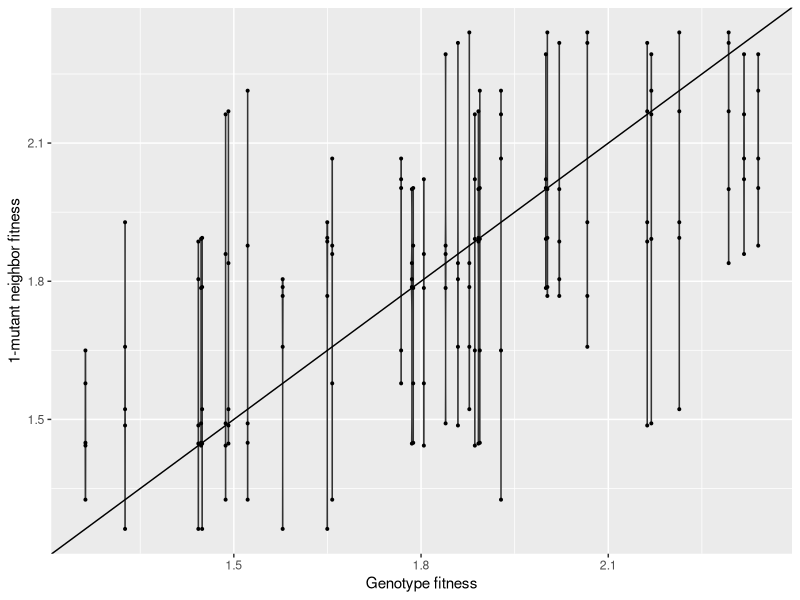
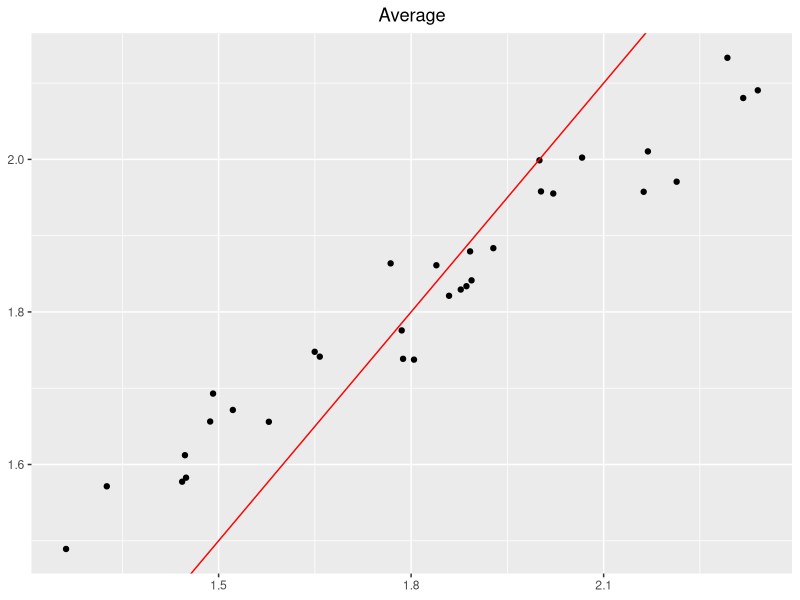
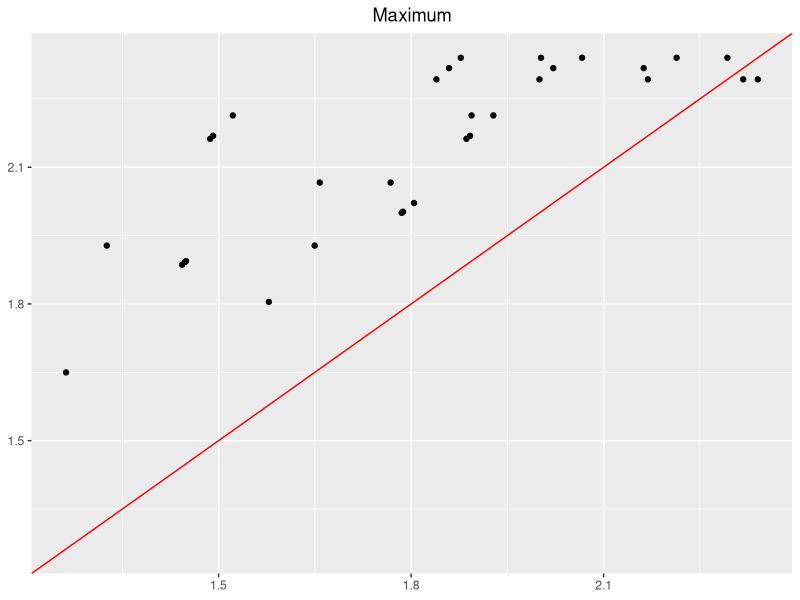
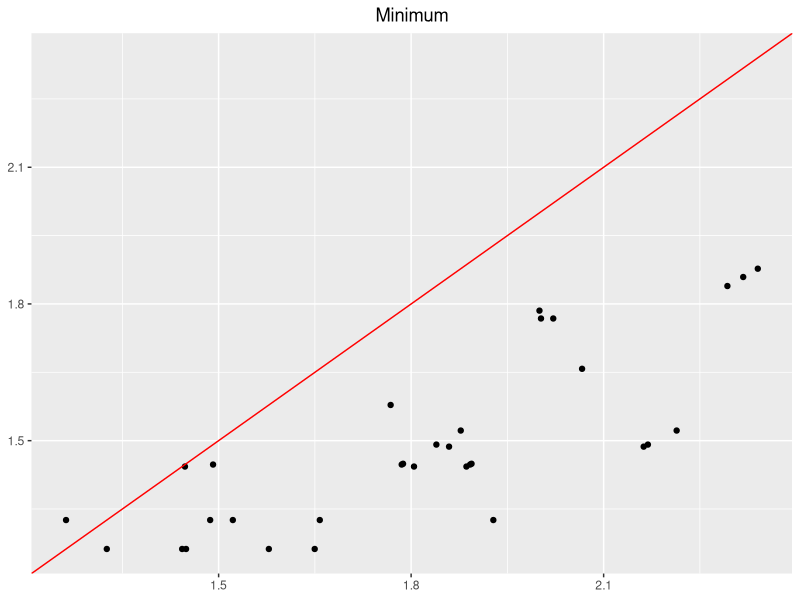

Recreate these plots in R, in order.
library(ggplot2)
library(ggpubr)
library(GGally)
library(tidyverse)

localoptimalmatrix <- matrix(NA, ncol = 7, nrow = 800000)
colnames(localoptimalmatrix) <- c("genome_size","fn","fd","sample_size","local_optima","k","local_optima_strict")
pawnpower <- 1

for (n in c(5)) {
  for (fd in c(0.5)) {
    for (k in c(1)) {
      #n <- 5 #genome size
      #k <- 1
      m <- 3000 #genotypes sample
      #fd <- 0.2 #lethal fraction
      fn <- 0.3 #neutral fraction
      fb <- 1 - fd -fn #beneficial fraction
      wref <- 2 #reference reproductivity
      
      dummysize <- (2^(k+1))*(2+k)*n*5
      numb_fd <- floor(dummysize*fd)
      numb_fn <- floor(dummysize*fn)
      numb_fb <- dummysize - numb_fn - numb_fd
      b_lambda <- 4*n
      d_lambda <- b_lambda
      dummy <- -rexp(dummysize,d_lambda) #negative exponential distribution
      dummydeleterious <- dummy[which(dummy > -1)] #select only values > -1
      
      #sample genotypes
      genotype_pool <- matrix(sample(0:1, n * m, replace = TRUE), m, n)
      genotype_pool <- as.data.frame(genotype_pool)
      genotype_pool <- genotype_pool %>% distinct() #select only unique rows
      
      
      #calculate fitness of each
      genotype_pool <- t(genotype_pool)
      
      #repeat k position at the end of genes to calculate epistasis
      genotype_pool_withK <- rbind(genotype_pool,genotype_pool[1:k,])
      
      bishop <- 1
      for (bishop in 1:20) {
      # define that fitness is neutral only when itself and all k are off, otherwise not
      s <- array(NA, c(2^(k+1),2+k,n))
      colnames(s) <- c(as.character(1:(k+1)),"fitness_value")
      s[,1:(k+1),] <- rep(as.matrix(expand.grid(rep(list(0:1), k+1))),n) #assign boolean k
      s[1,k+2,] <- rep(0,n) + 1 #assign normal fitness (all other k are 0) 
      dummypool <- c(dummydeleterious[1:numb_fd],
                     rexp(numb_fb,b_lambda),
                     rep(numb_fn,0))
      s[2:(2^(k+1)),k+2,] <- sample(dummypool, size = (n*length(2:(2^(k+1))))) + 1

      #fitness of each position after epistasis
      current_fitness_all_position_after_k <- matrix(nrow = n, ncol = ncol(genotype_pool))
      for (i in 1:n) {
        f_adj_matrix <- s[,,i]
        for (j in 1:ncol(genotype_pool)) {
          current_case <- which(colSums(t(f_adj_matrix[,1:(k+1), drop = F]) == genotype_pool_withK[c((i+1):(i+k),i),j])==(k+1))
          #current_case <- which(apply(as.matrix(f_adj_matrix[,1:(k+1)], ncol=(k+1)), 1, function(x) any(x != genotype_pool_withK[c((i+1):(i+k),i),j]) == F))
          current_fitness_all_position_after_k[i,j] <- f_adj_matrix[current_case,k+2]
        }
      }
      
      current_fitness <- wref*apply(current_fitness_all_position_after_k,2,prod)
      
      #calculate fitness of neighbors (1 mutation away for the chosen genotype), 1 genotype has n neighbors
      genotype_pool <- as.matrix(genotype_pool)
      neighbors <- list()
      neighbors_fitness <- matrix(nrow = n, ncol = ncol(genotype_pool))
      for (i in 1:length(current_fitness)) {
        tab <- matrix(nrow = n, ncol = n)
        for (j in 1:n) {
          
          #take genotype i
          mut <- genotype_pool[,i]
          
          #mutate position j
          mut[j] <- 1 - mut[j] 
          
          #save in column j of matrix tab
          tab[,j] <- mut 
          
        }
        
        #matrix store all neighbor mutation of Genotype i from genotype_pool
        #each column = 1 neighbor
        neighbors[[i]] <- tab 
        
        #repeat k position at the end of genes to calculate epistasis
        tab_withK <- rbind(tab,tab[1:k,])
        
        #fitness of each position after epistasis
        tab_fitness_all_position_after_k <- matrix(nrow = n, ncol = ncol(tab))
        for (a in 1:n) {
          f_adj_matrix <- s[,,a]
          for (b in 1:ncol(tab)) {
            current_case <- which(colSums(t(f_adj_matrix[,1:(k+1),  drop = F]) == tab_withK[c((a+1):(a+k),a),b]) == (k+1))
            #current_case <- which(apply(as.matrix(f_adj_matrix[,1:(k+1)],ncol = (k+1)), 1, function(x) any(x != tab_withK[c((a+1):(a+k),a),b]) == F))
            tab_fitness_all_position_after_k[a,b] <- f_adj_matrix[current_case,k+2]
          }
        }
        
        neighbors_fitness[,i] <- wref*apply(tab_fitness_all_position_after_k,2,prod)
      }
      #(test <- c(n,fn,fd,length(current_fitness), length(which(current_fitness >= apply(neighbors_fitness,2,max))),k, length(which(current_fitness > apply(neighbors_fitness,2,max)))) )
      
      localoptimalmatrix[pawnpower,] <- c(n,fn,fd,length(current_fitness), length(which(current_fitness >= apply(neighbors_fitness,2,max))),k, length(which(current_fitness > apply(neighbors_fitness,2,max)))) 
      pawnpower <- pawnpower + 1
      
      bishop <- bishop + 1
      ######################## plots           
      fitness_neighbor <- as.vector(neighbors_fitness)
      fitness_current <- rep(current_fitness, each = n)
      name <- rep(1:length(current_fitness), each = n)
      fitness_score <- data.frame(fitness_neighbor,fitness_current, name)
      f_cur <- factor(fitness_current)
      #fitness_score$f_current <- as.factor(fitness_score$f_current)
      fitness_score$name <- as.factor(fitness_score$name)
      # Basic violin plot
      # # Basic violin plot
      p <- ggplot(fitness_score, aes(x=fitness_current, y=fitness_neighbor, fill = f_cur)) +
        geom_violin() +
        geom_point(size = 0.7)+
        geom_abline(intercept = 0, slope = 1, color = "black") +
        theme(legend.position = "none") +
        xlab("Genotype fitness") + ylab("1-mutant neighbor fitness") 
      p
      
      dataplot <- data.frame(current_fitness,colSums(neighbors_fitness)/n,apply(neighbors_fitness,2,max),apply(neighbors_fitness,2,min))
      colnames(dataplot) <- c("current_fitness","average_neighbor_fitness","max_neighbor_fitness","min_neighbor_fitness")
      
      p1 <- ggplot(dataplot, aes(x=current_fitness, y=average_neighbor_fitness,fill = factor(current_fitness))) +  #, fill = f_cur, color = name)) +
        geom_point() +
        geom_abline(intercept = 0, slope = 1, color = "red") +
        theme(legend.position = "none") +
        theme(axis.title.x = element_blank(),
              axis.title.y = element_blank()) +
        theme(plot.title = element_text(hjust = 0.5)) +
        labs(title = "Average")
      
      p2 <- ggplot(dataplot, aes(x=current_fitness, y=max_neighbor_fitness,fill = factor(current_fitness))) +  #, fill = f_cur, color = name)) +
        geom_point() +
        geom_abline(intercept = 0, slope = 1, color = "red") +
        xlim(min(c(current_fitness,neighbors_fitness)),max(current_fitness)) +
        ylim(min(c(current_fitness,neighbors_fitness)),max(neighbors_fitness)) +
        theme(legend.position = "none") +
        theme(axis.title.x = element_blank(),
              axis.title.y = element_blank()) +
        theme(plot.title = element_text(hjust = 0.5)) + 
        labs(title = "Maximum")
      
      p3 <- ggplot(dataplot, aes(x=current_fitness, y=min_neighbor_fitness,fill = factor(current_fitness))) +  #, fill = f_cur, color = name)) +
        geom_point() +
        geom_abline(intercept = 0, slope = 1, color = "red") +
        xlim(min(c(current_fitness,neighbors_fitness)),max(current_fitness)) +
        ylim(min(c(current_fitness,neighbors_fitness)),max(neighbors_fitness)) +
        theme(legend.position = "none") +
        theme(axis.title.x = element_blank(),
              axis.title.y = element_blank()) +
        theme(plot.title = element_text(hjust = 0.5)) +
        labs(title = "Minimum")
      
      ggarrange(p1,p2,p3,ncol = 3, nrow = 1)
      #######################  
      }
    }
  }
}


localoptimalmatrix_NK <- as.data.frame(localoptimalmatrix[1:(pawnpower-1),])
saveRDS(localoptimalmatrix_NK, file = "localoptimalmatrix_NK.rds")
#ggpairs(localoptimalmatrix_NK, mapping = NULL, columns = 1:ncol(localoptimalmatrix_NK), title = "NK landscape")
